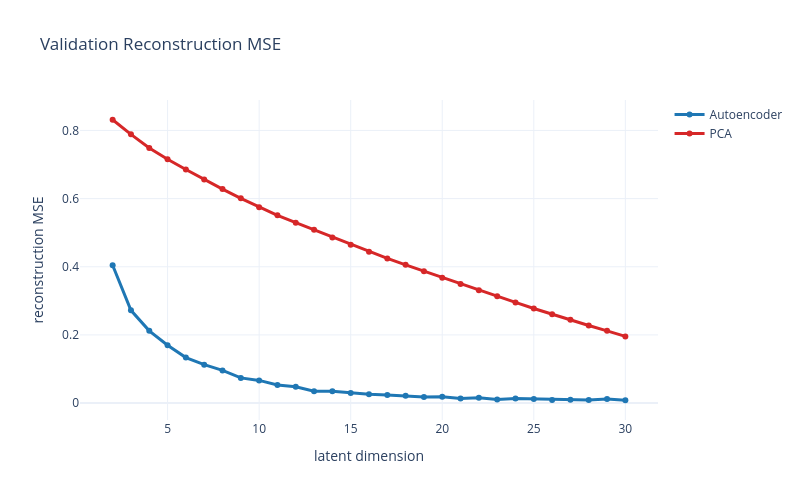
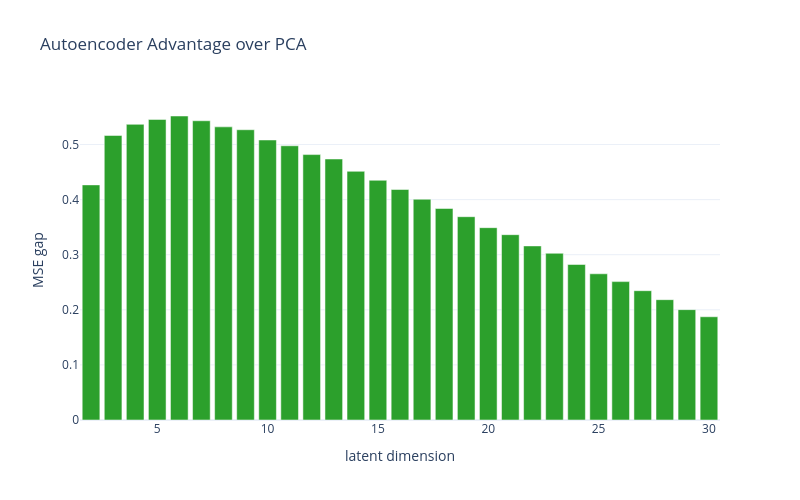

The cell these charts' notebook holds for them, in order:
### Markdown cell above
## Comparison plots

The first chart compares autoencoder and PCA reconstruction error across latent dimensions.

The second chart shows the improvement or gap between them.

### Code cell
fig_mse = go.Figure()

fig_mse.add_trace(
    go.Scatter(
        x=sweep_df['latent_dim'],
        y=sweep_df['ae_val_mse'],
        mode='lines+markers',
        name='Autoencoder',
        line=dict(color='#1f77b4', width=3),
    )
)

fig_mse.add_trace(
    go.Scatter(
        x=sweep_df['latent_dim'],
        y=sweep_df['pca_val_mse'],
        mode='lines+markers',
        name='PCA',
        line=dict(color='#d62728', width=3),
    )
)

fig_mse.update_layout(
    title='Validation Reconstruction MSE',
    xaxis_title='latent dimension',
    yaxis_title='reconstruction MSE',
    template='plotly_white',
    width=800,
    height=500,
)

mse_path = ARTIFACTS_DIR / 'week07_validation_mse.html'
fig_mse.write_html(str(mse_path))

try:
    fig_mse.write_image(str(mse_path.with_suffix('.png')))
except Exception:
    pass

fig_mse.show()


fig_gap = go.Figure()

fig_gap.add_trace(
    go.Bar(
        x=sweep_df['latent_dim'],
        y=sweep_df['ae_improvement_over_pca'],
        name='PCA MSE - AE MSE',
        marker_color='#2ca02c',
    )
)

fig_gap.update_layout(
    title='Autoencoder Advantage over PCA',
    xaxis_title='latent dimension',
    yaxis_title='MSE gap',
    template='plotly_white',
    width=800,
    height=500,
)

gap_path = ARTIFACTS_DIR / 'week07_ae_vs_pca_gap.html'
fig_gap.write_html(str(gap_path))

try:
    fig_gap.write_image(str(gap_path.with_suffix('.png')))
except Exception:
    pass

fig_gap.show()

print(f'Saved plots to:\n{mse_path}\n{gap_path}')

### Figure 1 — Plotly figure (JSON) as saved in the notebook; plotly's stock layout.template omitted (floating-point values rounded to 4 significant figures)
{"data": [{"line": {"color": "#1f77b4", "width": 3}, "mode": "lines+markers", "name": "Autoencoder", "type": "scatter", "x": [2, 3, 4, 5, 6, 7, 8, 9, 10, 11, 12, 13, 14, 15, 16, 17, 18, 19, 20, 21, 22, 23, 24, 25, 26, 27, 28, 29, 30], "y": [0.4046, 0.272, 0.212, 0.1698, 0.1335, 0.1126, 0.09582, 0.07385, 0.06655, 0.05325, 0.04763, 0.03467, 0.03454, 0.02956, 0.02565, 0.02377, 0.0218, 0.0181, 0.01881, 0.01322, 0.01539, 0.01075, 0.0131, 0.01216, 0.009396, 0.009529, 0.009174, 0.01173, 0.008312]}, {"line": {"color": "#d62728", "width": 3}, "mode": "lines+markers", "name": "PCA", "type": "scatter", "x": [2, 3, 4, 5, 6, 7, 8, 9, 10, 11, 12, 13, 14, 15, 16, 17, 18, 19, 20, 21, 22, 23, 24, 25, 26, 27, 28, 29, 30], "y": [0.8313, 0.7884, 0.7486, 0.7153, 0.6852, 0.6557, 0.6279, 0.6007, 0.5748, 0.5509, 0.5294, 0.5083, 0.4859, 0.4646, 0.444, 0.4244, 0.4057, 0.3871, 0.3679, 0.3496, 0.3313, 0.3133, 0.2954, 0.2775, 0.2606, 0.2442, 0.2276, 0.212, 0.1957]}], "layout": {"height": 500, "title": {"text": "Validation Reconstruction MSE"}, "width": 800, "xaxis": {"title": {"text": "latent dimension"}}, "yaxis": {"title": {"text": "reconstruction MSE"}}}}

### Figure 2 — Plotly figure (JSON) as saved in the notebook; plotly's stock layout.template omitted (floating-point values rounded to 4 significant figures)
{"data": [{"marker": {"color": "#2ca02c"}, "name": "PCA MSE - AE MSE", "type": "bar", "x": [2, 3, 4, 5, 6, 7, 8, 9, 10, 11, 12, 13, 14, 15, 16, 17, 18, 19, 20, 21, 22, 23, 24, 25, 26, 27, 28, 29, 30], "y": [0.4267, 0.5164, 0.5366, 0.5455, 0.5517, 0.5431, 0.532, 0.5268, 0.5082, 0.4977, 0.4817, 0.4737, 0.4513, 0.4351, 0.4183, 0.4007, 0.3839, 0.369, 0.3491, 0.3363, 0.3159, 0.3026, 0.2822, 0.2654, 0.2512, 0.2347, 0.2184, 0.2003, 0.1874]}], "layout": {"height": 500, "title": {"text": "Autoencoder Advantage over PCA"}, "width": 800, "xaxis": {"title": {"text": "latent dimension"}}, "yaxis": {"title": {"text": "MSE gap"}}}}
